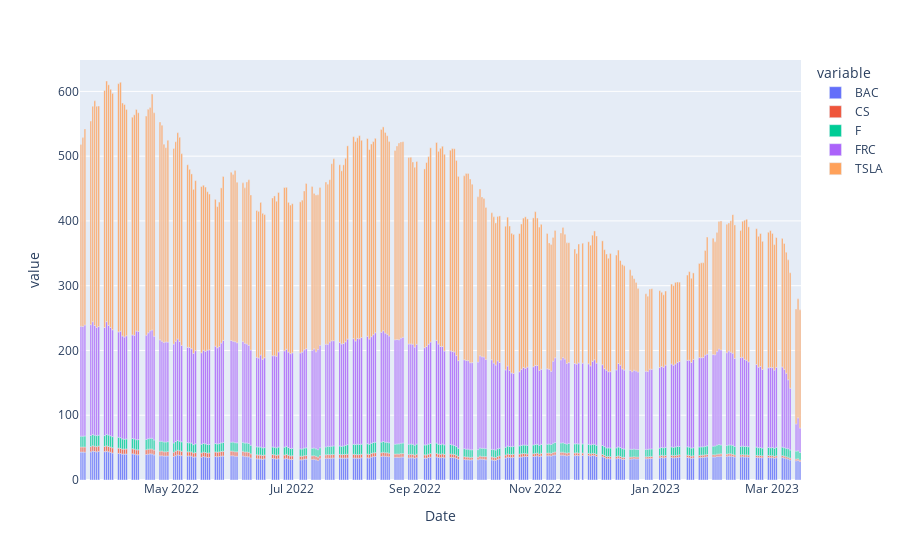

This figure's notebook cell:
### Code cell
high = ticker.High
high.to_csv('high.csv')
figure = px.bar(high)
figure.show()

### Figure 1 — Plotly figure (JSON) as saved in the notebook; plotly's stock layout.template omitted (floating-point values rounded to 4 significant figures; data arrays with more than 128 entries replaced by an {"elided": "..."} marker saying what was removed)
{"data": [{"alignmentgroup": "True", "hovertemplate": "variable=BAC<br>Date=%{x}<br>value=%{y}<extra></extra>", "legendgroup": "BAC", "marker": {"color": "#636efa", "pattern": {"shape": ""}}, "name": "BAC", "offsetgroup": "BAC", "orientation": "v", "showlegend": true, "textposition": "auto", "type": "bar", "x": {"elided": "251 str values"}, "xaxis": "x", "y": {"elided": "251 float values"}, "yaxis": "y"}, {"alignmentgroup": "True", "hovertemplate": "variable=CS<br>Date=%{x}<br>value=%{y}<extra></extra>", "legendgroup": "CS", "marker": {"color": "#EF553B", "pattern": {"shape": ""}}, "name": "CS", "offsetgroup": "CS", "orientation": "v", "showlegend": true, "textposition": "auto", "type": "bar", "x": {"elided": "251 str values"}, "xaxis": "x", "y": {"elided": "251 float values"}, "yaxis": "y"}, {"alignmentgroup": "True", "hovertemplate": "variable=F<br>Date=%{x}<br>value=%{y}<extra></extra>", "legendgroup": "F", "marker": {"color": "#00cc96", "pattern": {"shape": ""}}, "name": "F", "offsetgroup": "F", "orientation": "v", "showlegend": true, "textposition": "auto", "type": "bar", "x": {"elided": "251 str values"}, "xaxis": "x", "y": {"elided": "251 float values"}, "yaxis": "y"}, {"alignmentgroup": "True", "hovertemplate": "variable=FRC<br>Date=%{x}<br>value=%{y}<extra></extra>", "legendgroup": "FRC", "marker": {"color": "#ab63fa", "pattern": {"shape": ""}}, "name": "FRC", "offsetgroup": "FRC", "orientation": "v", "showlegend": true, "textposition": "auto", "type": "bar", "x": {"elided": "251 str values"}, "xaxis": "x", "y": {"elided": "251 float values"}, "yaxis": "y"}, {"alignmentgroup": "True", "hovertemplate": "variable=TSLA<br>Date=%{x}<br>value=%{y}<extra></extra>", "legendgroup": "TSLA", "marker": {"color": "#FFA15A", "pattern": {"shape": ""}}, "name": "TSLA", "offsetgroup": "TSLA", "orientation": "v", "showlegend": true, "textposition": "auto", "type": "bar", "x": {"elided": "251 str values"}, "xaxis": "x", "y": {"elided": "251 float values"}, "yaxis": "y"}], "layout": {"barmode": "relative", "legend": {"title": {"text": "variable"}, "tracegroupgap": 0}, "margin": {"t": 60}, "xaxis": {"anchor": "y", "domain": [0, 1], "title": {"text": "Date"}}, "yaxis": {"anchor": "x", "domain": [0, 1], "title": {"text": "value"}}}}
